Frame 1 (no input): blank canvas, image omitted
Frame 60 (no input): blank canvas, image omitted
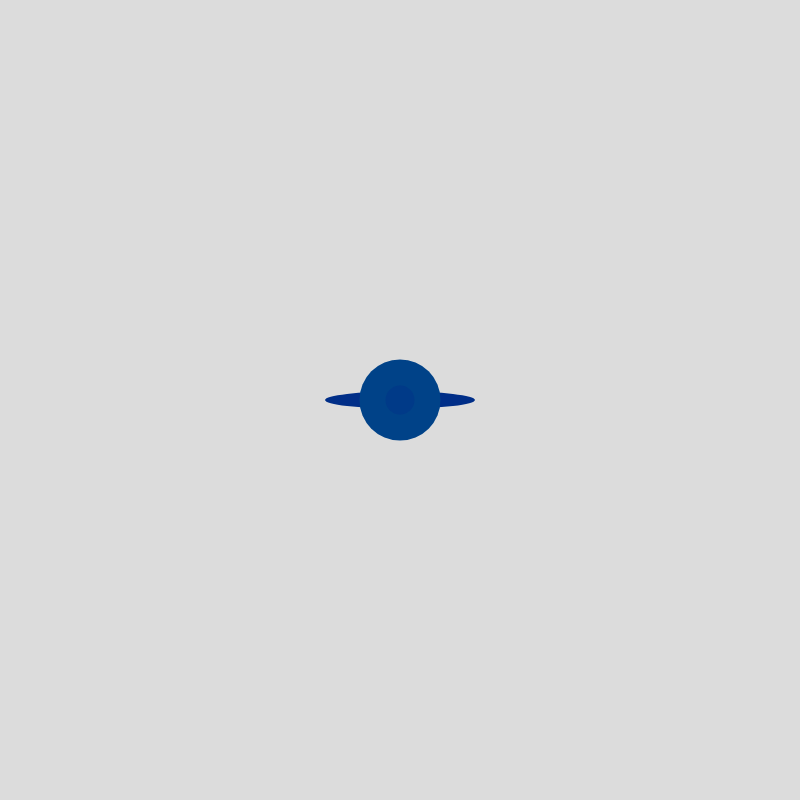
Frame 120 (the mouse pressed at the canvas centre since frame 60)

The p5.js sketch whose frames 1 and 60 were blank and that drew this single picture after the mouse press (run headless with seeded random() and noise() and a simulated clock; from frame 60 on, the mouse is pressed at the canvas centre):

// p5.js sketch
// ── sketch.js
function setup() {
  createCanvas(800, 800);
  background(220);

}

function draw() {


}
function mousePressed() {
  let eyeSize;

  drawEye(mouseX, mouseY);
}
function drawEye(x, y) {
  noStroke();
  fill(random(0, 0), random(0, 222), 136);
  ellipse(x, y, random(0, 200),random(0-50));
  fill(random(0, 0), random(0, 222), 136);
  ellipse(x, y, random(75, 100));
  fill(random(0, 0), random(0, 222), 136);
  ellipse(x, y, random(10, 50));
}
